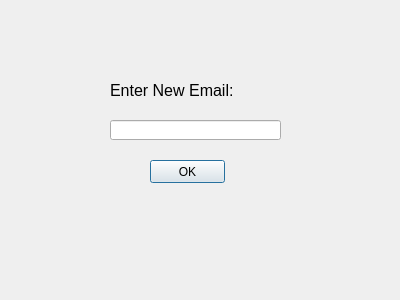
<?xml version="1.0" encoding="UTF-8"?>
<ui version="4.0">
 <class>DriverChangeEmail</class>
 <widget class="QDialog" name="DriverChangeEmail">
  <property name="geometry">
   <rect>
    <x>0</x>
    <y>0</y>
    <width>400</width>
    <height>300</height>
   </rect>
  </property>
  <property name="windowTitle">
   <string>Dialog</string>
  </property>
  <widget class="QLabel" name="label">
   <property name="geometry">
    <rect>
     <x>110</x>
     <y>80</y>
     <width>161</width>
     <height>21</height>
    </rect>
   </property>
   <property name="text">
    <string>&lt;html&gt;&lt;head/&gt;&lt;body&gt;&lt;p&gt;&lt;span style=&quot; font-size:12pt;&quot;&gt;Enter New Email:&lt;/span&gt;&lt;/p&gt;&lt;/body&gt;&lt;/html&gt;</string>
   </property>
  </widget>
  <widget class="QLineEdit" name="lineEdit_Number">
   <property name="geometry">
    <rect>
     <x>110</x>
     <y>120</y>
     <width>171</width>
     <height>20</height>
    </rect>
   </property>
  </widget>
  <widget class="QPushButton" name="pushButton_OK">
   <property name="geometry">
    <rect>
     <x>150</x>
     <y>160</y>
     <width>75</width>
     <height>23</height>
    </rect>
   </property>
   <property name="text">
    <string>OK</string>
   </property>
  </widget>
 </widget>
 <resources/>
 <connections/>
</ui>
